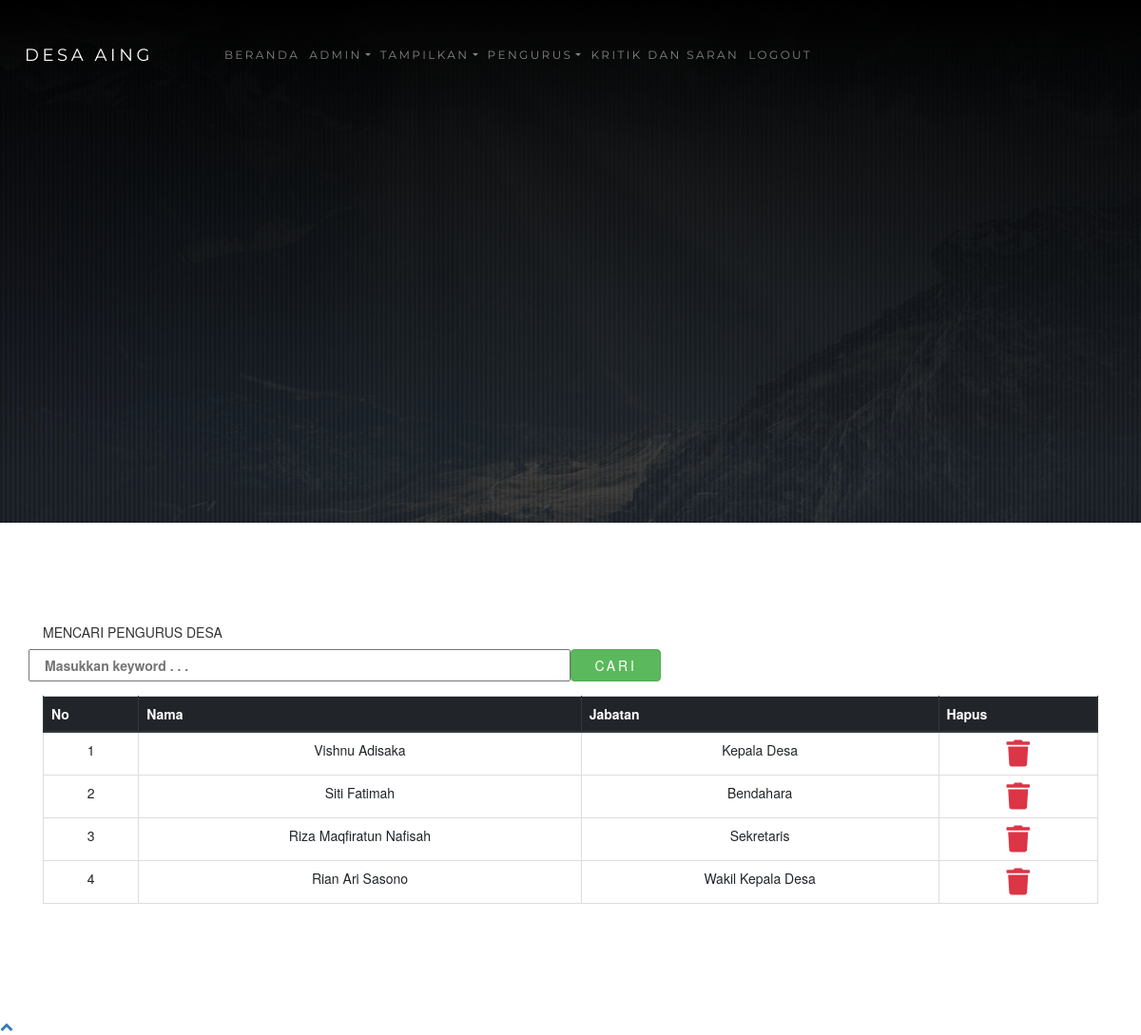
Page /admin.php?halaman=pengurus1 (signed in) on the committed database.
### tables this page shows
CREATE TABLE `pengurus` (
  `id` int(11) NOT NULL,
  `nama` varchar(300) NOT NULL,
  `prodi` varchar(100) NOT NULL,
  `offering` varchar(100) NOT NULL,
  `angkatan` varchar(100) NOT NULL,
  `jabatan` varchar(100) NOT NULL,
  `gambar` varchar(100) NOT NULL
);

### functions.php (called while the page is built, shortened)
<?php
$conn = mysqli_connect("localhost", "root", "", "ta_web");
function query($query)
{
    global $conn;
    $result = mysqli_query($conn, $query);
    $rows = [];
    while ($row = mysqli_fetch_assoc($result)) {
        $rows[] = $row;
    }
    return $rows;
}

### tampil_pengurus.php (the view, shortened to what this page needs)
<?php
require 'functions.php';
$pengurus = query("SELECT * FROM pengurus ORDER BY id DESC");
?>
<!DOCTYPE html>
<html lang="en">
<head>
</head>
<body>
    <div class="inner-page">
        <div class="slider-item" style="background-image: url('images/konfirmasi.jpg');">
            <div class="container">
                <div class="row slider-text align-items-center justify-content-center">
                </div>
            </div>
        </div>
    </div>
    <section class="section blog">
        <div class="container">
            <form action="" method="post">
                <div class="form-group row font-weight-bold text-uppercase">
                    <h5 class="col-sm-12">Mencari Pengurus Desa</h5>
                    <input type="text" class="col-sm-6" placeholder="Masukkan keyword . . ." name="keyword" id="keyword" autocomplete="off">
                    <button type="submit" class="col-sm-1 btn btn-success" name="cari">Cari</button>
                </div>
            </form>
            <table class="table table-bordered text-center">
                <thead class="thead-dark">
                    <tr class="text-center">
                        <th>No</th>
                        <th>Nama</th>
                        <th>Jabatan</th>
                        <th>Hapus</th>
                    </tr>
                </thead>
                <?php $i = 1; ?>
                <tbody>
                    <?php foreach ($pengurus as $row) : ?>
                        <tr>
                            <td><?= $i; ?></td>
                            <td><?= $row["nama"] ?></td>
                            <td><?= $row["jabatan"]; ?></td>
                            <td><a href="hapus.php?id=<?= $row["id"]; ?>&hapus=pengurus1" onclick="return confirm('Mau dihapus ?')"><i class="fas fa-trash text-danger fa-2x"></i></a></td>
                        </tr>
                        <?php $i++; ?>
                    <?php endforeach; ?>
                </tbody>
            </table>
        </div>
    </section>
</body>
</html>

### rows in the picture
pengurus: nama "Vishnu Adisaka", jabatan "Kepala Desa"
pengurus: nama "Siti Fatimah", jabatan "Bendahara"
pengurus: nama "Riza Maqfiratun Nafisah", jabatan "Sekretaris"
pengurus: nama "Rian Ari Sasono", jabatan "Wakil Kepala Desa"
